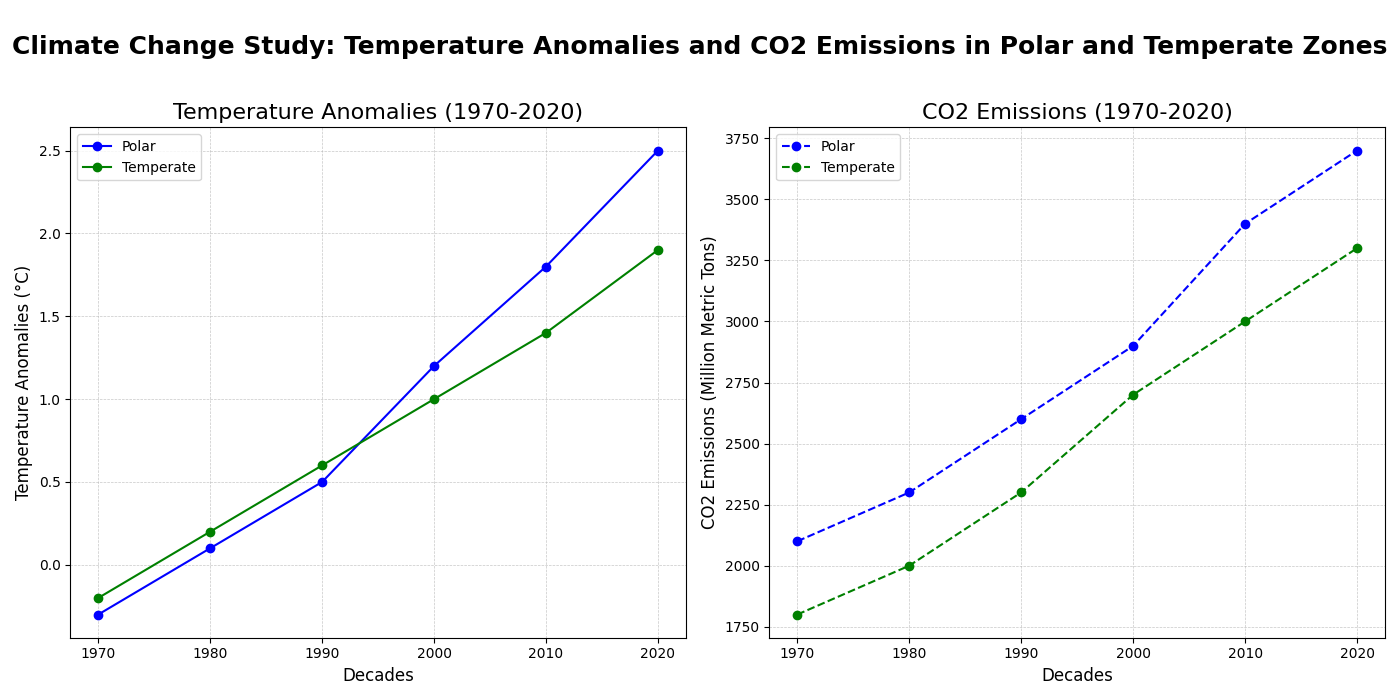

The Python source for this figure:
import matplotlib.pyplot as plt
import numpy as np

# Decades from 1970 to 2020
decades = np.array([1970, 1980, 1990, 2000, 2010, 2020])

# Temperature anomalies and CO2 emissions for Polar and Temperate climatic zones
temperature_anomalies_polar = np.array([-0.3, 0.1, 0.5, 1.2, 1.8, 2.5])
temperature_anomalies_temperate = np.array([-0.2, 0.2, 0.6, 1.0, 1.4, 1.9])

co2_emissions_polar = np.array([2100, 2300, 2600, 2900, 3400, 3700])
co2_emissions_temperate = np.array([1800, 2000, 2300, 2700, 3000, 3300])

# Start plotting
fig, axes = plt.subplots(1, 2, figsize=(14, 7))

# Plotting temperature anomalies
axes[0].plot(decades, temperature_anomalies_polar, marker='o', color='b', label='Polar')
axes[0].plot(decades, temperature_anomalies_temperate, marker='o', color='g', label='Temperate')

# Titles, labels, and legend for temperature anomalies plot
axes[0].set_title("Temperature Anomalies (1970-2020)", fontsize=16)
axes[0].set_xlabel("Decades", fontsize=12)
axes[0].set_ylabel("Temperature Anomalies (°C)", fontsize=12)
axes[0].legend(loc="upper left", fontsize=10)
axes[0].grid(True, linestyle='--', linewidth=0.5, alpha=0.7)

# Plotting CO2 emissions
axes[1].plot(decades, co2_emissions_polar, marker='o', color='b', label='Polar', linestyle='--')
axes[1].plot(decades, co2_emissions_temperate, marker='o', color='g', label='Temperate', linestyle='--')

# Titles, labels, and legend for CO2 emissions plot
axes[1].set_title("CO2 Emissions (1970-2020)", fontsize=16)
axes[1].set_xlabel("Decades", fontsize=12)
axes[1].set_ylabel("CO2 Emissions (Million Metric Tons)", fontsize=12)
axes[1].legend(loc="upper left", fontsize=10)
axes[1].grid(True, linestyle='--', linewidth=0.5, alpha=0.7)

# Adjust layout
plt.suptitle("Climate Change Study: Temperature Anomalies and CO2 Emissions in Polar and Temperate Zones", fontsize=18, fontweight='bold', y=0.95)
plt.tight_layout(rect=[0, 0, 1, 0.93])

# Display the chart
plt.show()
